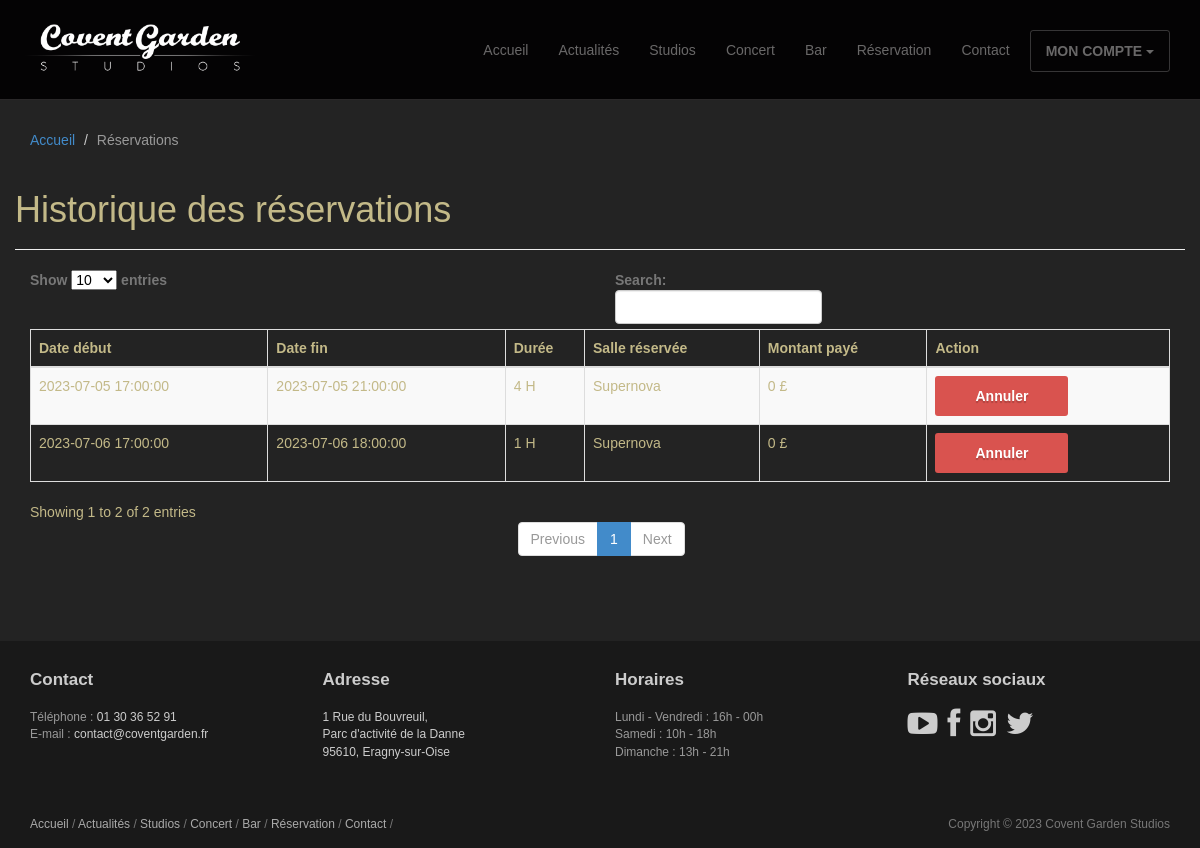
The page /compte/mes_reservations/ (signed in) on the database as committed earlier.
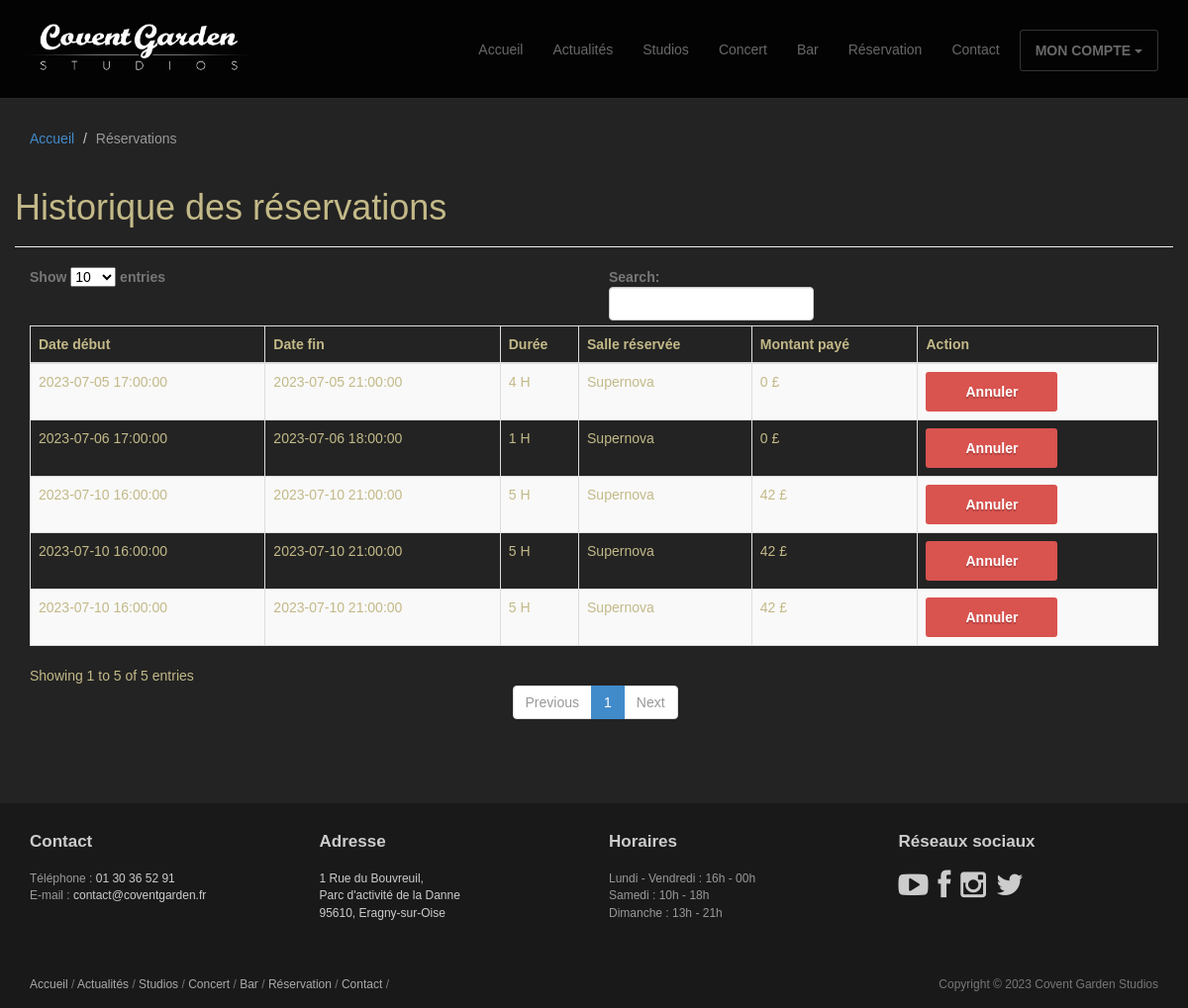
The same page on the database as committed later.
### studios/models.py (models this page shows, shortened)
class Reservation(models.Model):
    class Status(models.TextChoices):
        RESERVED = 'Reserver'
        INPROGRESS = 'En cours'
    description = models.fields.CharField(max_length=1000)
    duration = models.fields.IntegerField(validators=[MinValueValidator(0)])
    date_start = models.DateTimeField(null=False)
    date_end = models.DateTimeField(null=False)
    price = models.fields.IntegerField(validators=[MinValueValidator(1)])
    status = models.fields.CharField(choices=Status.choices, max_length=20)
    salle = models.ForeignKey(Salle, on_delete=models.CASCADE, null=True)
    user = models.ForeignKey(CustomUser, on_delete=models.CASCADE, null=True)
    is_active = models.BooleanField(default=True)

class Salle(models.Model):
    name = models.fields.CharField(max_length=100)
    description = models.fields.CharField(max_length=1000)

### studios/views.py (the view)
# urls.py: path('compte/mes_reservations/', views.BookingsDetailView.as_view(), name='bookings_detail'),
class BookingsDetailView(LoginRequiredMixin, View):
    redirect_field_name = ''
    template_name = "bookings/bookings_detail.html"
    context = {
        "title": "Historique des réservations",
        "breadcrumb": [
            {"view": "home", "name": "Accueil"},
            {"view": None, "name": "Réservations"}]
    }
    def get(self, request):
        self.context["my_groups"] = request.user.my_groups.all()
        reservations = Reservation.objects.filter(user_id=request.user.id)
        self.context["reservations"] = reservations
        return render(request, self.template_name, self.context)

### studios/templates/bookings/bookings_detail.html (shortened to what this page needs)
{% extends 'base/base.html' %}
{% load static %}
{% block header %}
<header id="head" class="secondary"></header>
{% endblock %}
{% block page_header %}
<header class="page-header">
	<h1 class="page-title">{{title}}</h1>
</header>
{% endblock %}
{% block content %}
	<div class="container">
		<table id="myTable" class="table table-striped table-bordered dt-responsive nowrap" style="width:100%">
			<thead>
				<tr>
					<th>Date début</th>
					<th>Date fin</th>
					<th>Durée</th>
					<th>Salle réservée</th>
					<th>Montant payé</th>
					<th>Action</th>
				</tr>
			</thead>
			<tbody>
				{% for reservation in reservations %}
					<tr>
						<td>{{ reservation.date_start|date:"Y-m-d H:i:s" }}</td>
						<td>{{ reservation.date_end|date:"Y-m-d H:i:s" }}</td>
						<td>{{ reservation.duration }} H</td>
						<td>{{ reservation.salle.name }}</td>
						<td>{{ reservation.price }} £</td>
						<td>
							<a href="{% url 'set_reservation' reservation.id %}" class="{% if reservation.is_active %}btn btn-danger{% else %}btn btn-success{% endif %}">
								{% if reservation.is_active %} Annuler {% else %} Activer {% endif %}
							</a>
						</td>
					</tr>
				{% endfor %}
			</tbody>
		</table>
	</div>
{% endblock %}

### studios/templates/base/base.html (shortened to what this page needs)
{% load static %}
<!DOCTYPE html>
<html lang="en">
<head>
    <link rel="stylesheet" href="{% static 'studios/css/familyOpenSans.css' %}" media="screen"/>
    <link rel="stylesheet" href="{% static 'studios/css/bootstrap.min.css' %}"/>
    <link rel="stylesheet" href="{% static 'studios/css/font-awesome.min.css' %}"/>
	<link rel="stylesheet" href="{% static 'studios/css/bootstrap-theme.css' %}" media="screen"/>
	<link rel="stylesheet" href="{% static 'studios/css/main.css' %}"/>
</head>
<body class="home">
	<div class="navbar navbar-inverse navbar-fixed-top headroom" >
		<div class="container">
			<div class="navbar-header">
				<a class="navbar-brand" href="{% url 'home' %}"><img id="navbar-logo" src="{% static 'studios/images/logo.png' %}"></a>
			</div>
			<div class="navbar-collapse collapse">
				<ul class="nav navbar-nav pull-right">
					<li><a href="{% url 'home' %}">Accueil</a></li>
					<li><a href="{% url 'news' %}">Actualités</a></li>
					<li><a href="{% url 'studios' %}">Studios</a></li>
					<li><a href="{% url 'concert' %}">Concert</a></li>
					<li><a href="{% url 'bar' %}">Bar</a></li>
					<li><a href="{% url 'booking' %}">Réservation</a></li>
					<li><a href="{% url 'contact' %}">Contact</a></li>
					{% if user.is_authenticated %}
						<li class="dropdown">
							<a class="btn" href="#" class="dropdown-toggle" data-toggle="dropdown">MON COMPTE <b class="caret"></b></a>
						</li>
					{% else %}
						<li><a class="btn" href="{% url 'account_sign_in_form' %}">CONNEXION / INSCRIPTION</a></li>
					{% endif %}
				</ul>
			</div>
		</div>
	</div>
	{% block header %}{% endblock %}
	<div class="container">
		{% include 'base/base_breadcrumb.html' %}
		<div class="row">
			<article class="col-xs-20 maincontent">
				{% block page_header %}{% endblock %}
				{% block content %}{% endblock %}
			</article>
		</div>
	</div>
	<footer id="footer" class="top-space">
		<div class="footer1">
			<div class="container">
				<div class="row">
					<div class="col-md-3 widget">
						<h3 class="widget-title">Contact</h3>
						<div class="widget-body">
							<p>
								Téléphone : <a href="tel:0130365291">01 30 36 52 91</a><br>
								E-mail : <a href="mailto:contact@coventgarden.fr">contact@coventgarden.fr</a>
							</p>
						</div>
					</div>
					<div class="col-md-3 widget">
						<h3 class="widget-title">Adresse</h3>
						<div class="widget-body">
							<p>
 								<a href="https://goo.gl/maps/xwy7vnXwuFTFXfJA8" target="_blank">
 									1 Rue du Bouvreuil,<br>
 									Parc d'activité de la Danne<br>
 									95610, Eragny-sur-Oise
 								</a>
							</p>
						</div>
					</div>
					<div class="col-md-3 widget">
						<h3 class="widget-title">Horaires</h3>
						<div class="widget-body">
							<p>
								Lundi - Vendredi : 16h - 00h<br>
								Samedi : 10h - 18h<br>
								Dimanche : 13h - 21h<br>
							</p>
						</div>
					</div>
					<div class="col-md-3 widget">
						<h3 class="widget-title">Réseaux sociaux</h3>
						<div class="widget-body">
							<p class="follow-me-icons">
								<a target="_blank" href="https://www.youtube.com/user/CoventGardenStudio"><i class="fa fa-youtube-play fa-2"></i></a>
								<a target="_blank" href="https://www.facebook.com/CGS95"><i class="fa fa-facebook fa-2"></i></a>
								<a target="_blank" href="https://www.instagram.com/coventgardenstudios/"><i class="fa fa-instagram fa-2"></i></a>
								<a target="_blank" href=""><i class="fa fa-twitter fa-2"></i></a>
							</p>
						</div>
					</div>
				</div>
			</div>
		</div>
		<div class="footer2">
			<div class="container">
				<div class="row">
					<div class="col-md-6 widget">
						<div class="widget-body">
							<p class="simplenav">
								<a href="{% url 'home' %}">Accueil</a> /
								<a href="{% url 'news' %}">Actualités</a> /
								<a href="{% url 'studios' %}">Studios</a> /
								<a href="{% url 'concert' %}">Concert</a> /
								<a href="{% url 'bar' %}">Bar</a> /
								<a href="{% url 'booking' %}">Réservation</a> /
								<a href="{% url 'contact' %}">Contact</a> /
							</p>
						</div>
					</div>
					<div class="col-md-6 widget">
						<div class="widget-body">
							<p class="text-right">
								Copyright &copy; 2023 Covent Garden Studios</a>
							</p>
						</div>
					</div>
				</div>
			</div>
		</div>
	</footer>
</body>
</html>

### studios/templates/base/base_breadcrumb.html
{% if breadcrumb %}
	<ol class="breadcrumb">
		{% for trail in breadcrumb %}
			{% if not forloop.last %}
				{% if trail.view is not null %}
					<li><a href="{% url trail.view %}">{{trail.name}}</a></li>
				{% else %}
					<li>{{trail.name}}</li>
				{% endif %}
			{% else %}
				<li class="active">{{trail.name}}</li>
			{% endif %}
		{%endfor%}
	</ol>
{% endif %}

### studios/static/studios/css/main.css (style rules this page uses)
#head { background:#181015 url( ../images/bg_header.jpg) no-repeat; background-size: cover; min-height:1020px; text-align: center;padding-top: 275px; color:white; font-family:"Open sans", Helvetica, Arial; font-weight:30; }
#head.secondary { height:100px; min-height: 100px; padding-top:0px; }
.headroom { -webkit-transition: all 0.4s ease-out; -moz-transition: all 0.4s ease-out; -o-transition: all 0.4s ease-out; transition: all 0.4s ease-out; }
h1, h2, h3, h4, h5, h6 { font-family:"Open sans", Helvetica, Arial; }
h1, .h1, h2, .h2, h3, .h3 { margin-top:30px; }
.page-title { margin-top:20px; font-weight:300; }
.breadcrumb { background:none; padding:0; margin:30px 0 0px 0; }
.top-space { margin-top: 60px; }
img { max-width:100%; }
.footer1 { background: #191919; padding: 30px 0 0 0; font-size: 12px; color: #999; }
.footer1 a { color: #ccc; }
.footer1 .widget { margin-bottom:30px; }
.footer1 .widget-title { font-size: 17px; font-weight: bold; color: #ccc; margin: 0 0 20px; }
.follow-me-icons { font-size:30px; }
.follow-me-icons i { float:left; margin:0 10px 0 0; }
.footer2 { background: #191919; padding: 15px 0; color: #777; font-size: 12px; }
.footer2 a { color: #aaa; }
.footer2 p { margin: 0; }
body { background-color: #232323; color: #c3b988; font-family: 'Ubuntu', sans-serif; }

Rows that differ between the two databases and show on the page:
added Reservation: date_start "2023-07-10 16:00:00", date_end "2023-07-10 21:00:00", duration "5", salle.name "Supernova", price "42", is_active "Annuler"
added Reservation: date_start "2023-07-10 16:00:00", date_end "2023-07-10 21:00:00", duration "5", salle.name "Supernova", price "42", is_active "Annuler"
added Reservation: date_start "2023-07-10 16:00:00", date_end "2023-07-10 21:00:00", duration "5", salle.name "Supernova", price "42", is_active "Annuler"
Other text that changed with them:
text written by a page script: "Show entries Search: Showing 1 to 2 of 2 entries Previous 1 Next" → "Show entries Search: Showing 1 to 5 of 5 entries Previous 1 Next"
